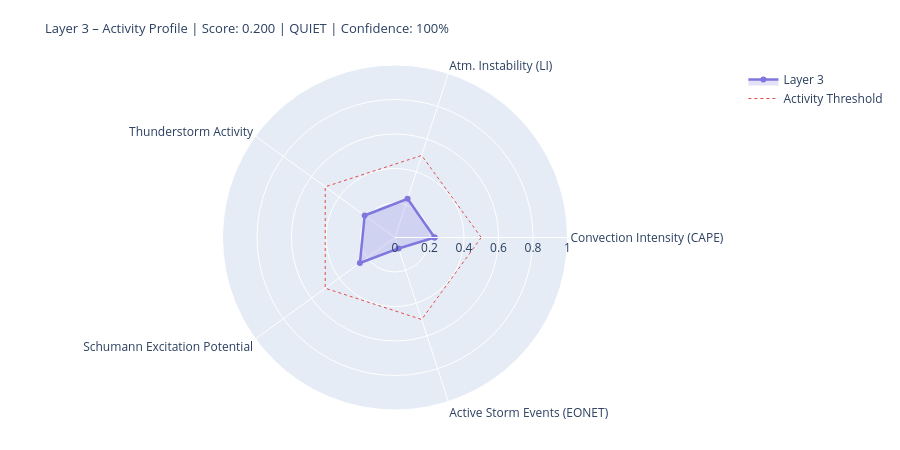

Source (notebook cell):
### Markdown cell above
---
## 4. State Assessment & Handoff to Layer 4/5

### Code cell
# ============================================================
# LAYER-3-SCORE
# Five dynamic components
# ============================================================

def norm(v, lo, hi):
    if v is None or (isinstance(v, float) and math.isnan(v)): return None
    return round(max(0.0, min(1.0, (v - lo) / (hi - lo))), 4)

# --- 1) Convection intensity (global CAPE mean) ---
cape_mean = df_atm['cape'].dropna().mean() if not df_atm.empty else None
conv_score = norm(cape_mean, 0, 3000)
conv_src   = 'primary' if cape_mean is not None else 'missing'

# --- 2) Atmospheric instability (LI mean) ---
li_mean   = df_atm['li'].dropna().mean() if not df_atm.empty else None
# Negative LI = unstable → higher score
instab_score = norm(-li_mean if li_mean is not None else None, -6, 6)
instab_src   = 'primary' if li_mean is not None else 'missing'

# --- 3) Thunderstorm activity (mean thunder score + WMO count) ---
thunder_mean = df_atm['thunder_score'].mean() if not df_atm.empty else None
n_thunder    = int(df_atm['thunderstorm'].sum()) if not df_atm.empty else 0
thunder_score_val = norm(
    (thunder_mean or 0) * 0.7 + n_thunder * 0.1, 0, 1.0
) if thunder_mean is not None else None
thunder_src = 'primary'

# --- 4) Schumann excitation potential (weighted Schumann contribution) ---
schumann_pot = df_atm['schumann_contribution'].mean() if not df_atm.empty else None
# Boosted by Layer-2 thunderstorm trigger
if schumann_pot is not None and l2_thunder:
    schumann_pot = min(1.0, schumann_pot * 1.2)
schumann_score = norm(schumann_pot, 0, 1.0) if schumann_pot is not None else None
schumann_src   = 'derived'

# --- 5) Storm activity (NASA EONET) ---
# Distinction: None = data not loaded, 0.0 = loaded but no events
storm_score = None
storm_src   = 'missing'
if raw.get('storms') is not None:          # API reached successfully
    storm_score = norm(len(storm_events), 0, 30) if storm_events else 0.0
    storm_src   = 'primary'

# X-Ray and Kp: context only, not in dynamic score
# (X-Ray = Layer-0/4 driver; Kp = geomagnetic index, not a lightning proxy)
xray_context = None
if raw.get('xray'):
    df_xc = pd.DataFrame(raw['xray'])
    fc = next((c for c in df_xc.columns
               if any(k in c.lower() for k in ['flux','long']) and 'time' not in c.lower()),
              df_xc.columns[1])
    df_xc[fc] = pd.to_numeric(df_xc[fc], errors='coerce')
    xray_last = df_xc[fc].dropna().iloc[-1] if not df_xc[fc].dropna().empty else None
    if xray_last:
        xray_class = ('X' if xray_last>=1e-4 else 'M' if xray_last>=1e-5
                      else 'C' if xray_last>=1e-6 else 'B')
        xray_context = {'flux': float(xray_last), 'class': xray_class}
        print(f'X-Ray context: {xray_class}-class ({xray_last:.2e} W/m²)')

# --- Aggregate ---
COMPONENTS = {
    'Convection Intensity (CAPE)':  {'score': conv_score,       'source': conv_src,    'dynamic': True},
    'Atm. Instability (LI)':         {'score': instab_score,     'source': instab_src,  'dynamic': True},
    'Thunderstorm Activity':              {'score': thunder_score_val, 'source': thunder_src, 'dynamic': True},
    'Schumann Excitation Potential':   {'score': schumann_score,   'source': schumann_src,'dynamic': True},
    'Active Storm Events (EONET)': {'score': storm_score,      'source': storm_src,   'dynamic': True},
}

available   = {k: v['score'] for k, v in COMPONENTS.items() if v['score'] is not None}
unavailable = [k for k, v in COMPONENTS.items() if v['score'] is None]
layer3_score = round(sum(available.values()) / len(available), 4) if available else None
confidence   = round(len(available) / len(COMPONENTS), 2)
level = ('unknown' if layer3_score is None
         else 'quiet'   if layer3_score < 0.3
         else 'moderate' if layer3_score < 0.6
         else 'active')
dominant_l3 = max(available, key=available.get) if available else 'none'

# --- Ausgabe ---
W = 68
print('=' * W)
print('LAYER 3 – ATMOSPHERE / WEATHER / THUNDERSTORMS – STATE ASSESSMENT')
print('=' * W)
for name, comp in COMPONENTS.items():
    s = comp['score']
    if s is not None:
        bar = '█' * int(s * 20) + '░' * (20 - int(s * 20))
        print(f'  {name:<36} {bar}  {s:.3f}  [{comp["source"]}]')
    else:
        print(f'  {name:<36} {"─" * 20}  n/a   [missing]')
print('-' * W)
print(f'  Score:        {layer3_score:.3f}  ({len(available)}/{len(COMPONENTS)} components)')
print(f'  Confidence:   {confidence:.0%}')
print(f'  Level:        {level.upper()}')
print(f'  Dominant:     {dominant_l3}')
print(f'  CAPE mean:    {cape_mean:.0f} J/kg' if cape_mean else '  CAPE mean:    n/a')
print(f'  LI mean:      {li_mean:.1f} K' if li_mean is not None else '  LI mean:      n/a')
print(f'  Thunderstorms:{n_thunder} points (WMO)  +  {len(storm_events)} NASA EONET')
print('=' * W)

# Radar
cats   = list(available.keys())
vals_r = list(available.values())
if len(cats) >= 3:
    fig = go.Figure()
    fig.add_trace(go.Scatterpolar(
        r=vals_r + [vals_r[0]], theta=cats + [cats[0]],
        fill='toself', fillcolor='rgba(127,119,221,0.22)',
        line=dict(color='#7F77DD', width=2.5), name='Layer 3'
    ))
    fig.add_trace(go.Scatterpolar(
        r=[0.5] * (len(cats)+1), theta=cats + [cats[0]],
        line=dict(color='#E24B4A', dash='dot', width=1),
        mode='lines', name='Activity Threshold'
    ))
    fig.update_layout(
        title=dict(
            text=f'Layer 3 – Activity Profile | Score: {layer3_score:.3f} | {level.upper()} | Confidence: {confidence:.0%}',
            font=dict(size=13)
        ),
        polar=dict(radialaxis=dict(visible=True, range=[0, 1])),
        height=450, showlegend=True,
        margin=dict(l=60, r=60, t=65, b=40)
    )
    fig.show()

### Figure 1 — Plotly figure (JSON) as saved in the notebook; plotly's stock layout.template omitted (floating-point values rounded to 4 significant figures)
{"data": [{"fill": "toself", "fillcolor": "rgba(127,119,221,0.22)", "line": {"color": "#7F77DD", "width": 2.5}, "name": "Layer 3", "r": [0.2294, 0.2361, 0.2171, 0.2515, 0.0667, 0.2294], "theta": ["Convection Intensity (CAPE)", "Atm. Instability (LI)", "Thunderstorm Activity", "Schumann Excitation Potential", "Active Storm Events (EONET)", "Convection Intensity (CAPE)"], "type": "scatterpolar"}, {"line": {"color": "#E24B4A", "dash": "dot", "width": 1}, "mode": "lines", "name": "Activity Threshold", "r": [0.5, 0.5, 0.5, 0.5, 0.5, 0.5], "theta": ["Convection Intensity (CAPE)", "Atm. Instability (LI)", "Thunderstorm Activity", "Schumann Excitation Potential", "Active Storm Events (EONET)", "Convection Intensity (CAPE)"], "type": "scatterpolar"}], "layout": {"height": 450, "margin": {"b": 40, "l": 60, "r": 60, "t": 65}, "polar": {"radialaxis": {"range": [0, 1], "visible": true}}, "showlegend": true, "title": {"font": {"size": 13}, "text": "Layer 3 – Activity Profile | Score: 0.200 | QUIET | Confidence: 100%"}}}
